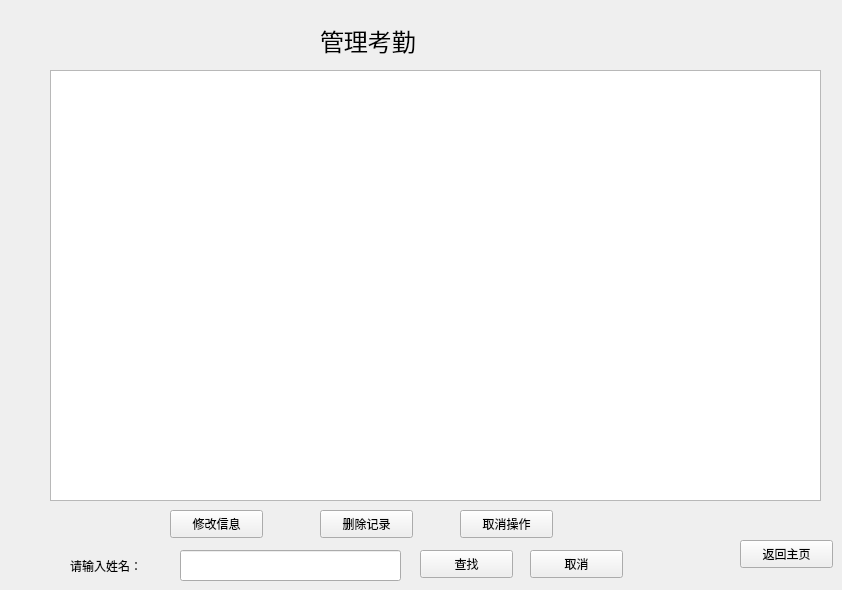
    <widget class="QWidget" name="pageshowwork">
     <widget class="QLabel" name="label_45">
      <property name="geometry">
       <rect>
        <x>320</x>
        <y>20</y>
        <width>171</width>
        <height>41</height>
       </rect>
      </property>
      <property name="font">
       <font>
        <family>Agency FB</family>
        <pointsize>18</pointsize>
       </font>
      </property>
      <property name="text">
       <string>管理考勤</string>
      </property>
     </widget>
     <widget class="QTableView" name="tableView_showwork">
      <property name="geometry">
       <rect>
        <x>50</x>
        <y>70</y>
        <width>771</width>
        <height>431</height>
       </rect>
      </property>
     </widget>
     <widget class="QPushButton" name="btn_showwork_changed">
      <property name="geometry">
       <rect>
        <x>170</x>
        <y>510</y>
        <width>93</width>
        <height>28</height>
       </rect>
      </property>
      <property name="text">
       <string>修改信息</string>
      </property>
     </widget>
     <widget class="QPushButton" name="btn_showwork_del">
      <property name="geometry">
       <rect>
        <x>320</x>
        <y>510</y>
        <width>93</width>
        <height>28</height>
       </rect>
      </property>
      <property name="text">
       <string>删除记录</string>
      </property>
     </widget>
     <widget class="QPushButton" name="btn_showwork_cancel_2">
      <property name="geometry">
       <rect>
        <x>460</x>
        <y>510</y>
        <width>93</width>
        <height>28</height>
       </rect>
      </property>
      <property name="text">
       <string>取消操作</string>
      </property>
     </widget>
     <widget class="QLabel" name="label_46">
      <property name="geometry">
       <rect>
        <x>70</x>
        <y>550</y>
        <width>91</width>
        <height>31</height>
       </rect>
      </property>
      <property name="text">
       <string>请输入姓名：</string>
      </property>
     </widget>
     <widget class="QLineEdit" name="lineEdit_showwork_find">
      <property name="geometry">
       <rect>
        <x>180</x>
        <y>550</y>
        <width>221</width>
        <height>31</height>
       </rect>
      </property>
     </widget>
     <widget class="QPushButton" name="btn_showwork_find">
      <property name="geometry">
       <rect>
        <x>420</x>
        <y>550</y>
        <width>93</width>
        <height>28</height>
       </rect>
      </property>
      <property name="text">
       <string>查找</string>
      </property>
     </widget>
     <widget class="QPushButton" name="btn_showwork_find_cancel">
      <property name="geometry">
       <rect>
        <x>530</x>
        <y>550</y>
        <width>93</width>
        <height>28</height>
       </rect>
      </property>
      <property name="text">
       <string>取消</string>
      </property>
     </widget>
     <widget class="QPushButton" name="btn_showwork_back2">
      <property name="geometry">
       <rect>
        <x>740</x>
        <y>540</y>
        <width>93</width>
        <height>28</height>
       </rect>
      </property>
      <property name="text">
       <string>返回主页</string>
      </property>
     </widget>
    </widget>
